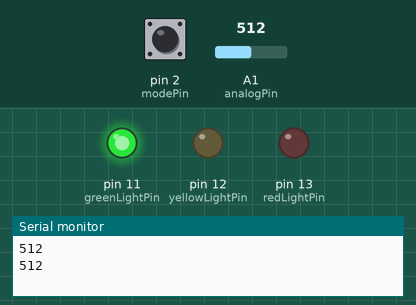
Simulated run of this sketch. Board: Arduino Uno, built with avr-gcc and run on an emulated ATmega328P. On the bench: output pins drawn as LEDs (lit = HIGH), the last lines printed to the serial monitor. The inputs (shaded band) are chosen by the test bench; at power-on: A1 (analogPin) = 512, pin 2 (modePin) LOW.

Above: at 9.5 s.
9.6 s: A1 (analogPin) set to 122
18.3 s: A1 (analogPin) set to 0
At 20.5 s:
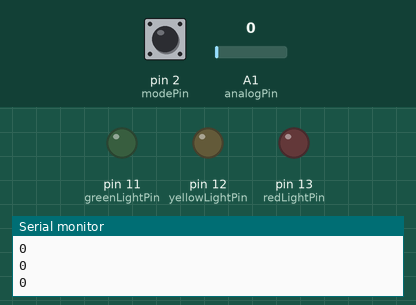
27.0 s: A1 (analogPin) set to 306
At 31.5 s:
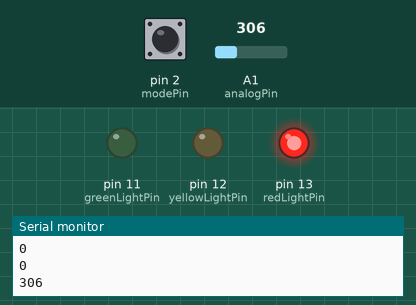
35.7 s: pin 2 (modePin) pulled HIGH for 3 s
At 39.5 s:
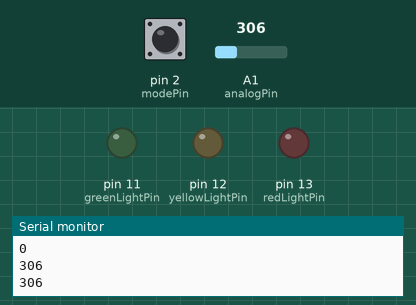
Timing chart, 0 to 45.4 s (numbered marks = the images above; inputs shaded):
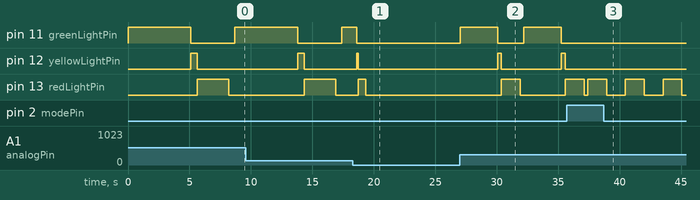

The sketch:

Lab_1.2.ino
```cpp
int redLightPin = 13; //LED connected to digital pin 13
int yellowLightPin = 12; //LED connected to digital pin 12
int greenLightPin = 11; //LED connected to digital pin 11
int modePin = 2;
int analogPin = 1;
int oneSecond = 1000; //one second in millis
volatile int mode;
volatile int modeChanged;
int analogValue;

void setup() {
  // put your setup code here, to run once:
  pinMode(redLightPin, OUTPUT); // sets the digital pin as output
  pinMode(yellowLightPin, OUTPUT); // sets the digital pin as output
  pinMode(greenLightPin, OUTPUT); // sets the digital pin as output


  mode = 0;
  modeChanged = 0;
  attachInterrupt(digitalPinToInterrupt(modePin), changeMode, HIGH);
  Serial.begin(9600);      // open the serial port at 9600 bps:
}

void loop() {
  // put your main code here, to run repeatedly:
  analogValue = analogRead(analogPin);
  Serial.println(analogValue);

  if (mode == 0)
  {
    digitalWrite(greenLightPin, HIGH); // turn on LED
    delay(10 * analogValue); // waits for 4 seconds
    digitalWrite(greenLightPin, LOW); // turn off LED
    digitalWrite(yellowLightPin, HIGH); // turn on LED
    delay(analogValue); // waits for a second
    digitalWrite(yellowLightPin, LOW); // turn off LED
    digitalWrite(redLightPin, HIGH); // turn on LED
    delay(5 * analogValue); // waits for 3 seconds
    digitalWrite(redLightPin, LOW); // turn off LED
    delay(analogValue); // waits for a second
  }
  if (mode == 1)
  {
    digitalWrite(redLightPin, HIGH); // turn on LED
    delay(5 * analogValue); // waits for a second
    digitalWrite(redLightPin, LOW); // turn on LED
    delay(5 * analogValue); // waits for a second
  }

  modeChanged = 0;


}

void changeMode()
{
  //flip the mode, but only if it has not been changed this cycle
  if (modeChanged == 0)
  {
    if (mode == 1)
    {
      mode = 0;
    }
    else if(mode == 0)
    {
      mode = 1;
    }
    modeChanged = 1;
  }

}
```

Measured:
- after the input at 18.3 s, pin 11 (greenLightPin): goes on until 18.6 s, then stays LOW; pin 12 (yellowLightPin): goes on until 18.8 s, then stays LOW; pin 13 (redLightPin): goes on until 19.4 s, then stays LOW
- after the input at 27.0 s, pin 11 (greenLightPin): alternates HIGH for 3.0 s and LOW for 2.1 s, starting at once; pin 12 (yellowLightPin): alternates HIGH for 0.31 s and LOW for 4.9 s, starting after 3.1 s; pin 13 (redLightPin): LOW → HIGH after 3.4 s, → LOW 1.5 s later, → HIGH 3.7 s later
- after the input at 35.7 s, pin 11 (greenLightPin): stays LOW (without the input it goes to HIGH after 1.7 s); pin 12 (yellowLightPin): stays LOW (without the input it goes to HIGH after 4.8 s)
